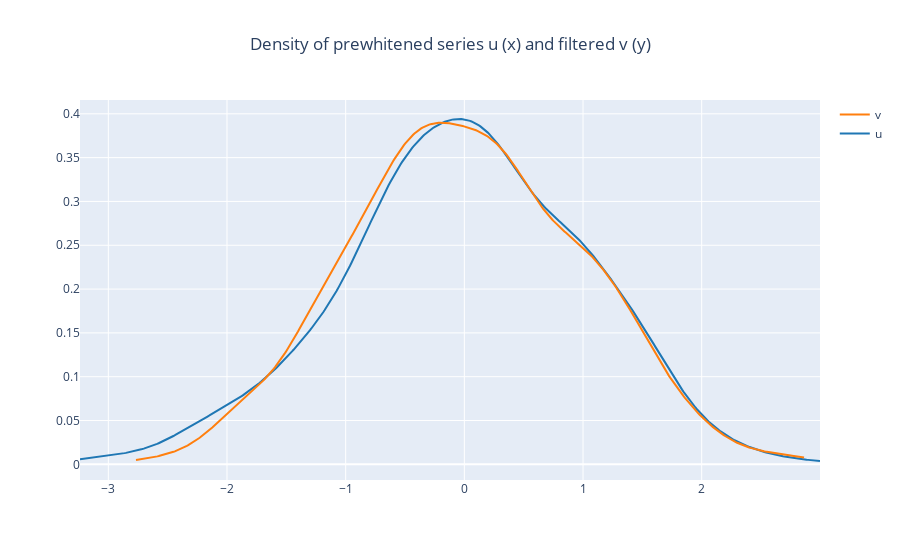

Notebook cell for this chart:
### Code cell
plot_density(data=[u,v], labels=['u', 'v'], title="Density of prewhitened series u (x) and filtered v (y)")

### Figure 1 — Plotly figure (JSON) as saved in the notebook; plotly's stock layout.template omitted (floating-point values rounded to 4 significant figures; data arrays with more than 128 entries replaced by an {"elided": "..."} marker saying what was removed)
{"data": [{"legendgroup": "u", "marker": {"color": "rgb(31, 119, 180)"}, "mode": "lines", "name": "u", "showlegend": true, "type": "scatter", "x": {"elided": "500 float values"}, "xaxis": "x", "y": {"elided": "500 float values"}, "yaxis": "y"}, {"legendgroup": "v", "marker": {"color": "rgb(255, 127, 14)"}, "mode": "lines", "name": "v", "showlegend": true, "type": "scatter", "x": {"elided": "500 float values"}, "xaxis": "x", "y": {"elided": "500 float values"}, "yaxis": "y"}], "layout": {"barmode": "overlay", "hovermode": "closest", "legend": {"traceorder": "reversed"}, "title": {"text": "Density of prewhitened series u (x) and filtered v (y)", "x": 0.5}, "xaxis": {"anchor": "y2", "domain": [0, 1], "zeroline": false}, "yaxis": {"anchor": "free", "domain": [0, 1], "position": 0}}}
